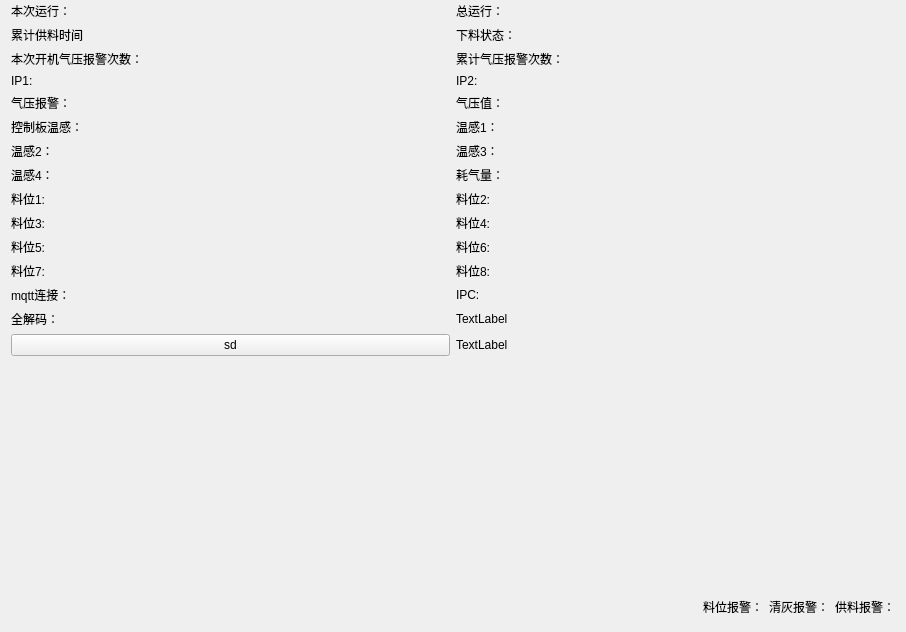
<?xml version="1.0" encoding="UTF-8"?>
<ui version="4.0">
 <class>MachineInfoWidget</class>
 <widget class="QWidget" name="MachineInfoWidget">
  <property name="geometry">
   <rect>
    <x>0</x>
    <y>0</y>
    <width>906</width>
    <height>632</height>
   </rect>
  </property>
  <property name="windowTitle">
   <string notr="true">Form</string>
  </property>
  <layout class="QVBoxLayout" name="verticalLayout">
   <property name="topMargin">
    <number>2</number>
   </property>
   <property name="bottomMargin">
    <number>0</number>
   </property>
   <item>
    <layout class="QGridLayout" name="gridLayout">
     <item row="6" column="0">
      <widget class="QLabel" name="tempSensorValue2">
       <property name="text">
        <string notr="true">温感2：</string>
       </property>
      </widget>
     </item>
     <item row="1" column="0">
      <widget class="QLabel" name="totalFeedTimeLabel">
       <property name="whatsThis">
        <string notr="true"/>
       </property>
       <property name="accessibleName">
        <string notr="true"/>
       </property>
       <property name="text">
        <string notr="true">累计供料时间</string>
       </property>
      </widget>
     </item>
     <item row="0" column="0">
      <widget class="QLabel" name="thisRunLabel">
       <property name="whatsThis">
        <string notr="true"/>
       </property>
       <property name="accessibleName">
        <string notr="true"/>
       </property>
       <property name="text">
        <string notr="true">本次运行：</string>
       </property>
      </widget>
     </item>
     <item row="2" column="0">
      <widget class="QLabel" name="curpressureAlarmNum">
       <property name="whatsThis">
        <string notr="true"/>
       </property>
       <property name="accessibleName">
        <string notr="true"/>
       </property>
       <property name="text">
        <string notr="true">本次开机气压报警次数：</string>
       </property>
      </widget>
     </item>
     <item row="5" column="2">
      <widget class="QLabel" name="tempSensorValue1">
       <property name="text">
        <string notr="true">温感1：</string>
       </property>
      </widget>
     </item>
     <item row="0" column="2">
      <widget class="QLabel" name="totalRunLabel">
       <property name="whatsThis">
        <string notr="true"/>
       </property>
       <property name="accessibleName">
        <string notr="true"/>
       </property>
       <property name="text">
        <string notr="true">总运行：</string>
       </property>
      </widget>
     </item>
     <item row="4" column="2">
      <widget class="QLabel" name="pressureValue">
       <property name="whatsThis">
        <string/>
       </property>
       <property name="text">
        <string notr="true">气压值：</string>
       </property>
      </widget>
     </item>
     <item row="2" column="2">
      <widget class="QLabel" name="totalPressureLabel">
       <property name="whatsThis">
        <string notr="true"/>
       </property>
       <property name="accessibleName">
        <string notr="true"/>
       </property>
       <property name="text">
        <string notr="true">累计气压报警次数：</string>
       </property>
      </widget>
     </item>
     <item row="10" column="2">
      <widget class="QLabel" name="feedlevellabel6">
       <property name="text">
        <string notr="true">料位6:</string>
       </property>
      </widget>
     </item>
     <item row="5" column="0">
      <widget class="QLabel" name="ctrlboardTempSensorValue">
       <property name="text">
        <string notr="true">控制板温感：</string>
       </property>
      </widget>
     </item>
     <item row="7" column="0">
      <widget class="QLabel" name="tempSensorValue4">
       <property name="text">
        <string notr="true">温感4：</string>
       </property>
      </widget>
     </item>
     <item row="7" column="2">
      <widget class="QLabel" name="machineUseAir">
       <property name="text">
        <string notr="true">耗气量：</string>
       </property>
      </widget>
     </item>
     <item row="14" column="0">
      <widget class="QPushButton" name="pushButton">
       <property name="text">
        <string>sd</string>
       </property>
      </widget>
     </item>
     <item row="9" column="2">
      <widget class="QLabel" name="feedlevellabel4">
       <property name="text">
        <string notr="true">料位4:</string>
       </property>
      </widget>
     </item>
     <item row="10" column="0">
      <widget class="QLabel" name="feedlevellabel5">
       <property name="text">
        <string notr="true">料位5:</string>
       </property>
      </widget>
     </item>
     <item row="12" column="2">
      <widget class="QLabel" name="ipcalarmlabel">
       <property name="text">
        <string notr="true">IPC:</string>
       </property>
      </widget>
     </item>
     <item row="8" column="2">
      <widget class="QLabel" name="feedlevellabel2">
       <property name="text">
        <string notr="true">料位2:</string>
       </property>
      </widget>
     </item>
     <item row="11" column="2">
      <widget class="QLabel" name="feedlevellabel8">
       <property name="text">
        <string notr="true">料位8:</string>
       </property>
      </widget>
     </item>
     <item row="11" column="0">
      <widget class="QLabel" name="feedlevellabel7">
       <property name="text">
        <string notr="true">料位7:</string>
       </property>
      </widget>
     </item>
     <item row="6" column="2">
      <widget class="QLabel" name="tempSensorValue3">
       <property name="text">
        <string notr="true">温感3：</string>
       </property>
      </widget>
     </item>
     <item row="3" column="0">
      <widget class="QLabel" name="IP1Label">
       <property name="whatsThis">
        <string notr="true"/>
       </property>
       <property name="accessibleName">
        <string notr="true"/>
       </property>
       <property name="text">
        <string notr="true">IP1:</string>
       </property>
      </widget>
     </item>
     <item row="9" column="0">
      <widget class="QLabel" name="feedlevellabel3">
       <property name="text">
        <string notr="true">料位3:</string>
       </property>
      </widget>
     </item>
     <item row="8" column="0">
      <widget class="QLabel" name="feedlevellabel1">
       <property name="text">
        <string notr="true">料位1:</string>
       </property>
      </widget>
     </item>
     <item row="12" column="0">
      <widget class="QLabel" name="mqttConnectLabel">
       <property name="text">
        <string notr="true">mqtt连接：</string>
       </property>
      </widget>
     </item>
     <item row="1" column="2">
      <widget class="QLabel" name="feedStatusLabel">
       <property name="whatsThis">
        <string notr="true"/>
       </property>
       <property name="accessibleName">
        <string notr="true"/>
       </property>
       <property name="text">
        <string notr="true">下料状态：</string>
       </property>
      </widget>
     </item>
     <item row="3" column="2">
      <widget class="QLabel" name="IP2Label">
       <property name="whatsThis">
        <string notr="true"/>
       </property>
       <property name="accessibleName">
        <string notr="true"/>
       </property>
       <property name="text">
        <string notr="true">IP2:</string>
       </property>
      </widget>
     </item>
     <item row="4" column="0">
      <widget class="QLabel" name="pressureLabel">
       <property name="whatsThis">
        <string notr="true"/>
       </property>
       <property name="accessibleName">
        <string notr="true"/>
       </property>
       <property name="text">
        <string notr="true">气压报警：</string>
       </property>
      </widget>
     </item>
     <item row="13" column="0">
      <widget class="QLabel" name="label">
       <property name="text">
        <string>全解码：</string>
       </property>
      </widget>
     </item>
     <item row="13" column="2">
      <widget class="QLabel" name="label_2">
       <property name="text">
        <string>TextLabel</string>
       </property>
      </widget>
     </item>
     <item row="14" column="2">
      <widget class="QLabel" name="label_3">
       <property name="text">
        <string>TextLabel</string>
       </property>
      </widget>
     </item>
    </layout>
   </item>
   <item>
    <spacer name="verticalSpacer">
     <property name="orientation">
      <enum>Qt::Vertical</enum>
     </property>
     <property name="sizeHint" stdset="0">
      <size>
       <width>20</width>
       <height>40</height>
      </size>
     </property>
    </spacer>
   </item>
   <item>
    <layout class="QHBoxLayout" name="horizontalLayout_2">
     <item>
      <spacer name="horizontalSpacer">
       <property name="orientation">
        <enum>Qt::Horizontal</enum>
       </property>
       <property name="sizeHint" stdset="0">
        <size>
         <width>40</width>
         <height>20</height>
        </size>
       </property>
      </spacer>
     </item>
     <item>
      <widget class="QLabel" name="levelAlarmLabel">
       <property name="minimumSize">
        <size>
         <width>0</width>
         <height>50</height>
        </size>
       </property>
       <property name="whatsThis">
        <string notr="true"/>
       </property>
       <property name="accessibleName">
        <string notr="true"/>
       </property>
       <property name="text">
        <string notr="true">料位报警：</string>
       </property>
      </widget>
     </item>
     <item>
      <widget class="QLabel" name="wipeAlarmLabel">
       <property name="minimumSize">
        <size>
         <width>0</width>
         <height>50</height>
        </size>
       </property>
       <property name="whatsThis">
        <string notr="true"/>
       </property>
       <property name="accessibleName">
        <string notr="true"/>
       </property>
       <property name="text">
        <string notr="true">清灰报警：</string>
       </property>
      </widget>
     </item>
     <item>
      <widget class="QLabel" name="feedAlarmLabel">
       <property name="minimumSize">
        <size>
         <width>0</width>
         <height>50</height>
        </size>
       </property>
       <property name="whatsThis">
        <string notr="true"/>
       </property>
       <property name="accessibleName">
        <string notr="true"/>
       </property>
       <property name="text">
        <string notr="true">供料报警：</string>
       </property>
      </widget>
     </item>
    </layout>
   </item>
  </layout>
 </widget>
 <resources/>
 <connections/>
</ui>
